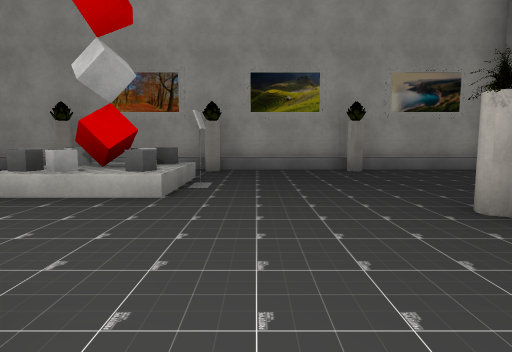
View 1 (above)

13 first-person views from a walk through a Unity game level. The camera is 1.2 m above the floor, tilts 6° down and sees 75° across. The floor is counted in squares, 2 m on a side. Each view is taken from the middle of a square. On the plan, view 1 faces up. The plan holds only what a view shows up to about 10 squares ahead; the rest is blank. The player is left out. Some surface patterns are stand-ins.

View 2
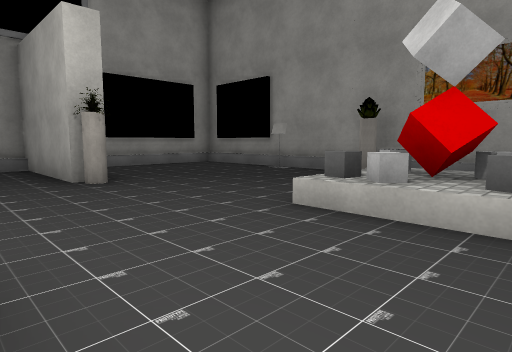

View 3
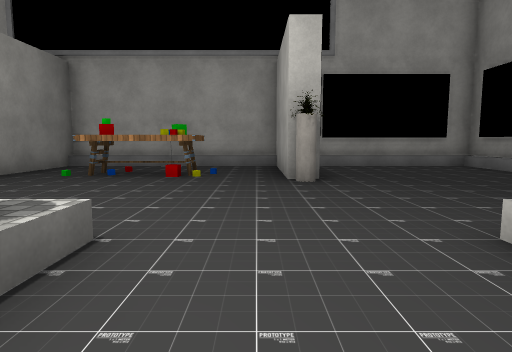

View 4
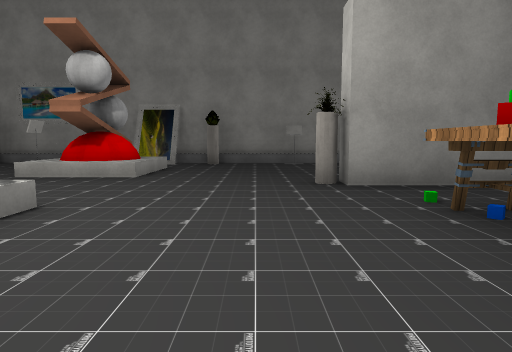

View 5
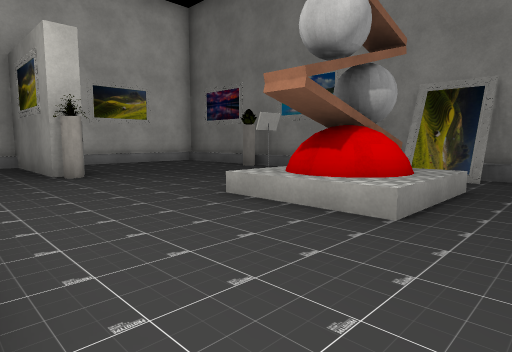

View 6
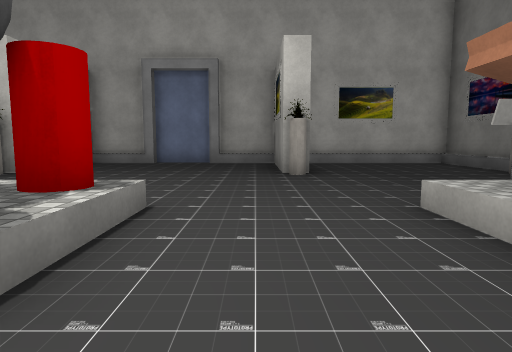

View 7
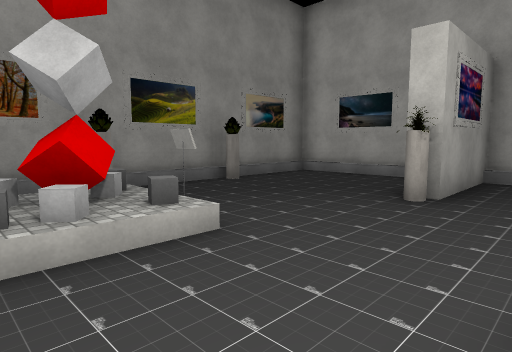

View 8
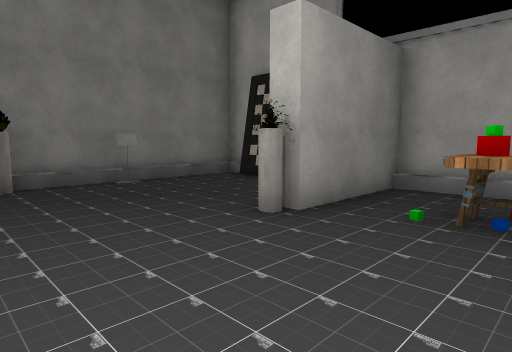

View 9
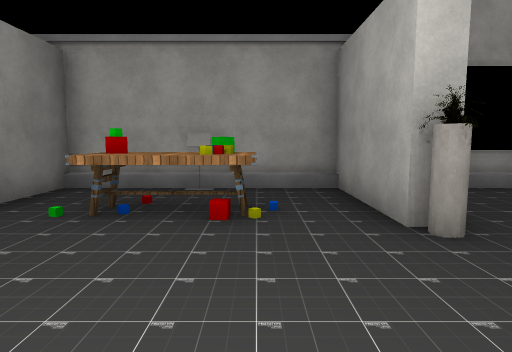

View 10
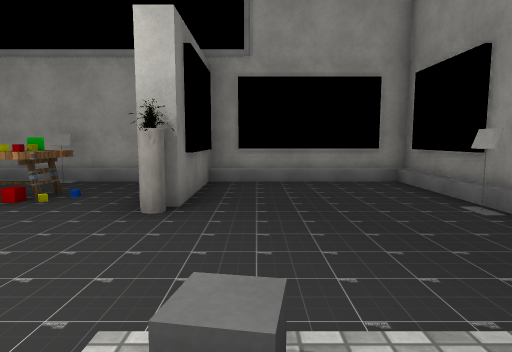

View 11
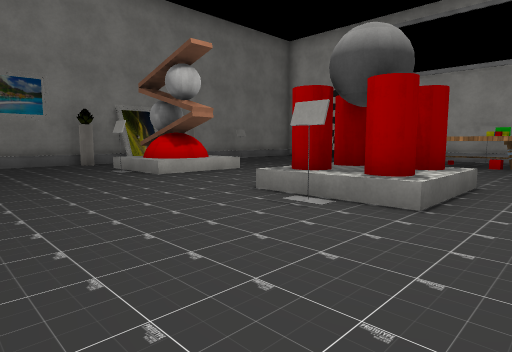

View 12
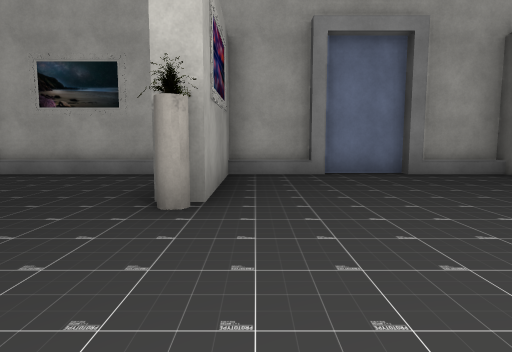

View 13
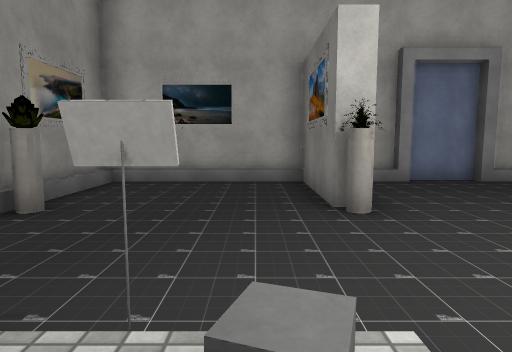

### Floor plan
Key: @ floor where view 1 was taken; # wall or solid block; . main floor; : floor 0.5 m higher than the main floor; / step, stairs or slope; = window, fence, low wall or low ledge; C red cube; T table; P plank; B ball; R red pillar; O other object.
Columns run from 10 left of view 1 to 6 right of it. Each row starts with its distance up from view 1.
  8 #################
  7 #.////O..O..O..:#
  6 #/............./#
  5 #/...../C=.....:#
  4 #/.....///...../#
  3 ####O.......O####
  2 #............../#
  1 #..T...///.....##
  0 #..T.../RR@.....#
 -1 #..T...///.....##
 -2 #............../#
 -3 ####O.......O####
 -4    ..../P....../#
 -5  O...../B......:#
 -6 ##............./#
 -7 #:////O#OO/:O/::#
 -8 ######    #######

Where each view was taken, in squares from view 1:
view 1: 0 up, 0 right, facing up
view 2: 1 up, 1 left, facing up-left
view 3: 2 up, 1 left, facing left
view 4: 2 up, 5 left, facing down
view 5: 1 down, 4 left, facing down-right
view 6: 2 down, 4 left, facing right
view 7: 1 up, 3 left, facing up-right
view 8: 0 up, 3 left, facing down-left
view 9: 1 up, 3 left, facing left
view 10: 4 up, 2 left, facing left
view 11: 2 up, 2 right, facing down-left
view 12: 2 up, 1 left, facing right
view 13: 4 up, 2 left, facing right
